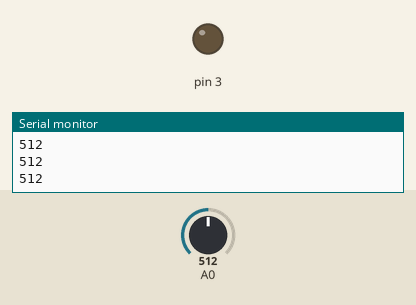
Simulated run of this sketch. Board: Arduino Uno, built with avr-gcc and run on an emulated ATmega328P. Shown: output pins drawn as LEDs (lit = HIGH), the last lines printed to the serial monitor. The inputs (shaded band) are chosen by the test bench; at power-on: A0 = 512.

Above: at 1.2 s.
1.3 s: A0 set to 716
At 2.5 s:
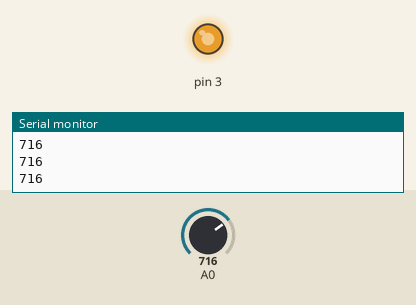
2.8 s: A0 set to 758
At 4.0 s:
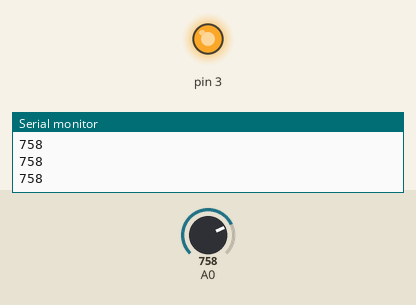
4.3 s: A0 set to 768
At 5.3 s:
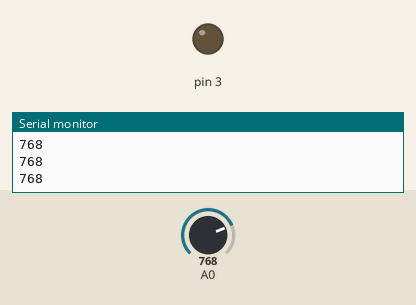
5.8 s: A0 set to 900
At 6.6 s:
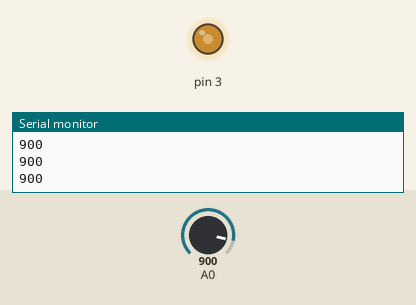
7.3 s: A0 set to 306
At 7.9 s:
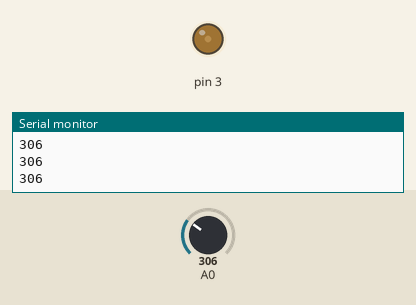
8.8 s: A0 set to 0
At 9.2 s:
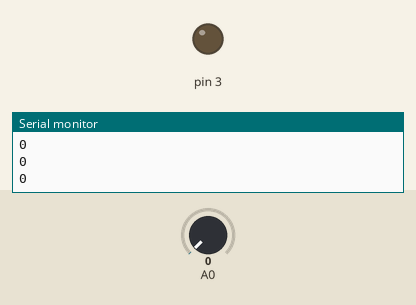
Timing chart, 0 to 11.3 s (numbered marks = the images above; inputs shaded):
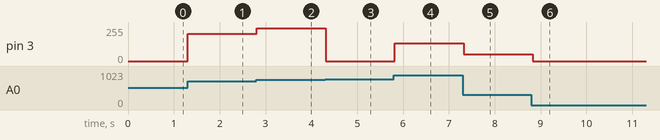

The sketch:

PULLUP.ino
```cpp
void setup() {
  // put your setup code here, to run once:
  Serial.begin(9600);

}

void loop() {
  // put your main code here, to run repeatedly:
  int lightValue = analogRead(A0);
  Serial.println(lightValue);
  analogWrite(3, lightValue);
  delay(100);
}
```

Measured:
- the behaviour switches between 767 and 768 on A0 (found by bisection; images 2 and 3)
- after the input at 1.3 s, pin 3: 0/255 → 204/255 at once
- after the input at 2.8 s, pin 3: 204/255 → 246/255 at once
- after the input at 4.3 s, pin 3: 246/255 → 0/255 at once
- after the input at 5.8 s, pin 3: 0/255 → 132/255 at once
- after the input at 7.3 s, pin 3: 132/255 → 50/255 at once
- after the input at 8.8 s, pin 3: 50/255 → 0/255 at once
